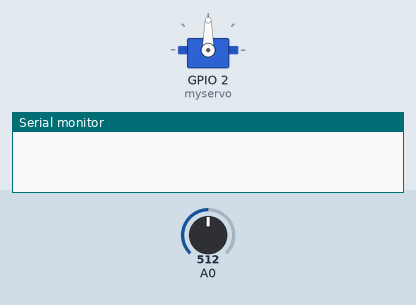
A sketch run on a simulated ESP8266 (NodeMCU). On the bench: servo, the last lines printed to the serial monitor. The inputs (shaded band) are chosen by the test bench; at power-on: A0 = 512.

Above: at 1.2 s.
1.3 s: A0 set to 716
At 11.2 s:
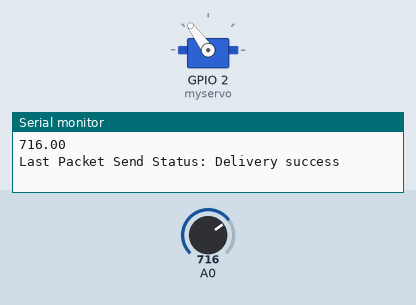
11.5 s: A0 set to 900
At 21.2 s:
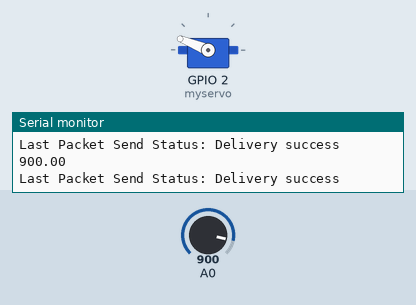
21.5 s: A0 set to 1023
At 31.2 s:
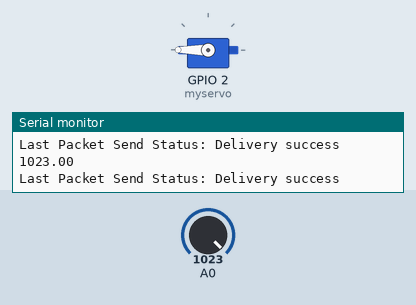
31.5 s: A0 set to 306
At 41.4 s:
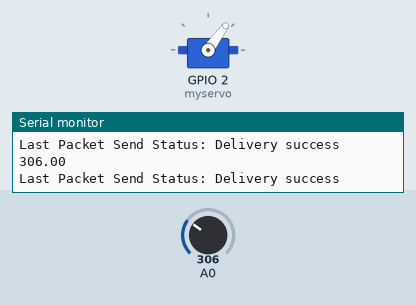
43.5 s: A0 set to 122
At 51.4 s:
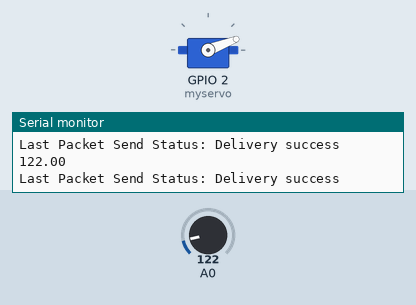
Timing chart, 0 to 52.5 s (numbered marks = the images above; inputs shaded):
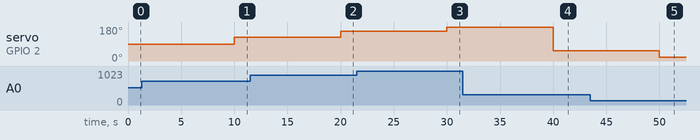

Measured:
- after the input at 1.3 s, servo on GPIO 2 (myservo): 90° → 126° after 8.7 s
- after the input at 11.5 s, servo on GPIO 2 (myservo): 126° → 158° after 8.5 s
- after the input at 21.5 s, servo on GPIO 2 (myservo): 158° → 180° after 8.5 s
- after the input at 31.5 s, servo on GPIO 2 (myservo): 180° → 54° after 8.5 s
- after the input at 43.5 s, servo on GPIO 2 (myservo): 54° → 21° after 6.5 s

The sketch:

Send_ESP8266.ino
```cpp
#include <ESP8266WiFi.h>
#include <espnow.h>

#include <Servo.h>

Servo myservo;

// REPLACE WITH THE MAC Address of your receiver /////////////////////////////////////////////////////////////////////////////////////////////////mmmmmmmmmmmmmmmmmmmm
uint8_t broadcastAddress[] = {0x58, 0xBF, 0x25, 0xD9, 0xBB, 0x6D};


float temperature;


// Define variables to store incoming readings
float incomingTemp;

// Updates DHT readings every 10 seconds
const long interval = 10000;
unsigned long previousMillis = 0;    // will store last time DHT was updated

// Variable to store if sending data was successful
String success;


//Structure example to send data
//Must match the receiver structure
typedef struct struct_message {
    float temp;

} struct_message;


// Create a struct_message called DHTReadings to hold sensor readings
struct_message DHTReadings;

// Create a struct_message to hold incoming sensor readings
struct_message incomingReadings;

// Callback when data is sent
void OnDataSent(uint8_t *mac_addr, uint8_t sendStatus) {
  Serial.print("Last Packet Send Status: ");
  if (sendStatus == 0){
    Serial.println("Delivery success");
  }
  else{
    Serial.println("Delivery fail");
  }
}


// Callback when data is received
void OnDataRecv(uint8_t * mac, uint8_t *incomingData, uint8_t len) {
  memcpy(&incomingReadings, incomingData, sizeof(incomingReadings));
  Serial.print("Bytes received: ");
  Serial.println(len);
  incomingTemp = incomingReadings.temp;

}


void getReadings(){
  // Read Temperature
  temperature = analogRead(A0);

  }


void printIncomingReadings(){
myservo.write(map(temperature,0,1024,0,180));
Serial.println(temperature);
}

void setup() {
  // Init Serial Monitor
  Serial.begin(115200);

  myservo.attach(2);


  // Set device as a Wi-Fi Station
  WiFi.mode(WIFI_STA);
  WiFi.disconnect();

  // Init ESP-NOW
  if (esp_now_init() != 0) {
    Serial.println("Error initializing ESP-NOW");
    return;
  }

  // Set ESP-NOW Role
  esp_now_set_self_role(ESP_NOW_ROLE_COMBO);

  // Once ESPNow is successfully Init, we will register for Send CB to
  // get the status of Trasnmitted packet
  esp_now_register_send_cb(OnDataSent);

  // Register peer
  esp_now_add_peer(broadcastAddress, ESP_NOW_ROLE_COMBO, 1, NULL, 0);

  // Register for a callback function that will be called when data is received
  esp_now_register_recv_cb(OnDataRecv);
}


void loop() {
  unsigned long currentMillis = millis();
  if (currentMillis - previousMillis >= interval) {
    // save the last time you updated the DHT values
    previousMillis = currentMillis;

    //Get DHT readings
    getReadings();

    //Set values to send
    DHTReadings.temp = temperature;


    // Send message via ESP-NOW
    esp_now_send(broadcastAddress, (uint8_t *) &DHTReadings, sizeof(DHTReadings));

    // Print incoming readings
    printIncomingReadings();
  }
}
```

PIDclass.cpp
```cpp
#include "PIDclass.h"

PIDclass::PIDclass(double kp, double ki, double kd) {
  _kp = kp;
  _ki = ki;
  _kd = kd;

  pid_p=0;
  pid_i=0;
  pid_d=0;
}

void PIDclass::calculate_PID(unsigned long elapsedTime, float input, float feedback){
  float error = feedback - input;
  pid_p = _kp*error;
  if(-3 <error <3) pid_i = pid_i+(_ki*error);

  pid_d = _kd*((error - previous_error)/elapsedTime);
  PID = (pid_p + pid_i + pid_d);

  previous_error = error;

  if (pid_i > 50) pid_i = 50;
  if (pid_i <-50) pid_i = -50;
}
```

PIDclass.h
```cpp
#ifndef PIDclass_h
#define PIDclass_h
class PIDclass {
  public:
    PIDclass(double kp, double ki, double kd);
    void calculate_PID(unsigned long elapsedTime, float input, float feedback);
    float PID;
    double _kp;
    double _ki;
    double _kd;

    float previous_error;
    float pid_p;
    float pid_i;
    float pid_d;

  //private:
};
#endif
```
